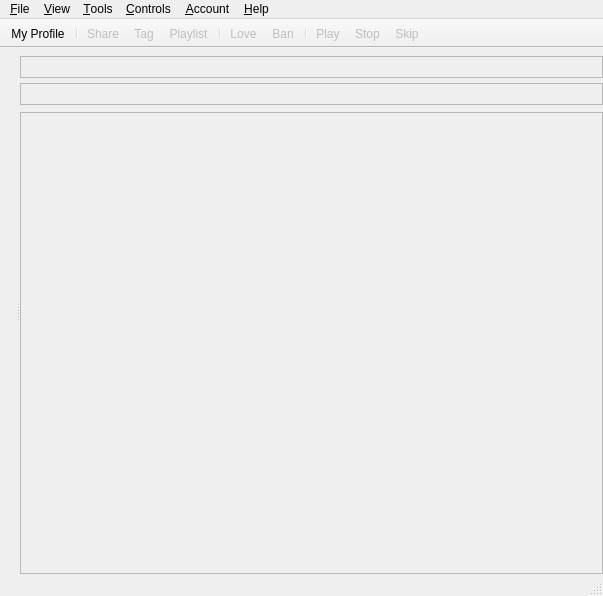
<ui version="4.0" >
 <class>MainWindow</class>
 <widget class="QMainWindow" name="MainWindow" >
  <property name="geometry" >
   <rect>
    <x>0</x>
    <y>0</y>
    <width>603</width>
    <height>596</height>
   </rect>
  </property>
  <property name="minimumSize" >
   <size>
    <width>551</width>
    <height>400</height>
   </size>
  </property>
  <property name="contextMenuPolicy" >
   <enum>Qt::PreventContextMenu</enum>
  </property>
  <property name="acceptDrops" >
   <bool>true</bool>
  </property>
  <property name="windowTitle" >
   <string>Last.fm</string>
  </property>
  <widget class="QWidget" name="centralwidget" >
   <property name="autoFillBackground" >
    <bool>true</bool>
   </property>
   <layout class="QVBoxLayout" >
    <property name="spacing" >
     <number>0</number>
    </property>
    <property name="leftMargin" >
     <number>0</number>
    </property>
    <property name="topMargin" >
     <number>0</number>
    </property>
    <property name="rightMargin" >
     <number>0</number>
    </property>
    <property name="bottomMargin" >
     <number>0</number>
    </property>
    <item>
     <widget class="QSplitter" name="splitter" >
      <property name="autoFillBackground" >
       <bool>true</bool>
      </property>
      <property name="orientation" >
       <enum>Qt::Horizontal</enum>
      </property>
      <widget class="QFrame" name="sidebarFrame" >
       <property name="sizePolicy" >
        <sizepolicy vsizetype="Preferred" hsizetype="Minimum" >
         <horstretch>0</horstretch>
         <verstretch>0</verstretch>
        </sizepolicy>
       </property>
       <property name="minimumSize" >
        <size>
         <width>16</width>
         <height>16</height>
        </size>
       </property>
       <property name="frameShape" >
        <enum>QFrame::NoFrame</enum>
       </property>
       <property name="frameShadow" >
        <enum>QFrame::Raised</enum>
       </property>
       <layout class="QHBoxLayout" >
        <property name="spacing" >
         <number>0</number>
        </property>
        <property name="leftMargin" >
         <number>0</number>
        </property>
        <property name="topMargin" >
         <number>0</number>
        </property>
        <property name="rightMargin" >
         <number>0</number>
        </property>
        <property name="bottomMargin" >
         <number>0</number>
        </property>
       </layout>
      </widget>
      <widget class="QWidget" name="widget" >
       <layout class="QVBoxLayout" >
        <property name="spacing" >
         <number>0</number>
        </property>
        <item>
         <spacer>
          <property name="orientation" >
           <enum>Qt::Vertical</enum>
          </property>
          <property name="sizeType" >
           <enum>QSizePolicy::Fixed</enum>
          </property>
          <property name="sizeHint" >
           <size>
            <width>20</width>
            <height>8</height>
           </size>
          </property>
         </spacer>
        </item>
        <item>
         <layout class="QVBoxLayout" >
          <property name="spacing" >
           <number>5</number>
          </property>
          <item>
           <widget class="TrackProgressFrame" name="songTimeBar" >
            <property name="sizePolicy" >
             <sizepolicy vsizetype="Fixed" hsizetype="Expanding" >
              <horstretch>0</horstretch>
              <verstretch>0</verstretch>
             </sizepolicy>
            </property>
            <property name="minimumSize" >
             <size>
              <width>0</width>
              <height>22</height>
             </size>
            </property>
            <property name="maximumSize" >
             <size>
              <width>16777215</width>
              <height>22</height>
             </size>
            </property>
            <property name="frameShape" >
             <enum>QFrame::StyledPanel</enum>
            </property>
            <property name="frameShadow" >
             <enum>QFrame::Sunken</enum>
            </property>
           </widget>
          </item>
          <item>
           <widget class="ProgressFrame" name="stationTimeBar" >
            <property name="sizePolicy" >
             <sizepolicy vsizetype="Fixed" hsizetype="Expanding" >
              <horstretch>0</horstretch>
              <verstretch>0</verstretch>
             </sizepolicy>
            </property>
            <property name="minimumSize" >
             <size>
              <width>0</width>
              <height>22</height>
             </size>
            </property>
            <property name="maximumSize" >
             <size>
              <width>16777215</width>
              <height>22</height>
             </size>
            </property>
            <property name="frameShape" >
             <enum>QFrame::StyledPanel</enum>
            </property>
            <property name="frameShadow" >
             <enum>QFrame::Sunken</enum>
            </property>
           </widget>
          </item>
         </layout>
        </item>
        <item>
         <spacer>
          <property name="orientation" >
           <enum>Qt::Vertical</enum>
          </property>
          <property name="sizeType" >
           <enum>QSizePolicy::Fixed</enum>
          </property>
          <property name="sizeHint" >
           <size>
            <width>20</width>
            <height>7</height>
           </size>
          </property>
         </spacer>
        </item>
        <item>
         <widget class="QStackedWidget" name="stack" >
          <property name="autoFillBackground" >
           <bool>true</bool>
          </property>
          <property name="frameShape" >
           <enum>QFrame::StyledPanel</enum>
          </property>
          <property name="currentIndex" >
           <number>-1</number>
          </property>
         </widget>
        </item>
       </layout>
      </widget>
     </widget>
    </item>
   </layout>
  </widget>
  <widget class="QMenuBar" name="menubar" >
   <property name="geometry" >
    <rect>
     <x>0</x>
     <y>0</y>
     <width>603</width>
     <height>22</height>
    </rect>
   </property>
   <widget class="QMenu" name="menuFile" >
    <property name="title" >
     <string>&amp;File</string>
    </property>
    <addaction name="actionSendToTray" />
    <addaction name="separator" />
    <addaction name="actionQuit" />
   </widget>
   <widget class="QMenu" name="menuView" >
    <property name="title" >
     <string>&amp;View</string>
    </property>
    <addaction name="actionMyProfile" />
    <addaction name="separator" />
    <addaction name="actionDashboard" />
   </widget>
   <widget class="QMenu" name="menuControls" >
    <property name="title" >
     <string>&amp;Controls</string>
    </property>
    <addaction name="actionPlay" />
    <addaction name="actionStop" />
    <addaction name="actionSkip" />
    <addaction name="separator" />
    <addaction name="actionVolumeUp" />
    <addaction name="actionVolumeDown" />
    <addaction name="actionMute" />
   </widget>
   <widget class="QMenu" name="menuHelp" >
    <property name="title" >
     <string>&amp;Help</string>
    </property>
    <property name="separatorsCollapsible" >
     <bool>true</bool>
    </property>
    <addaction name="actionFAQ" />
    <addaction name="actionForums" />
    <addaction name="separator" />
    <addaction name="actionCheckForUpdates" />
    <addaction name="separator" />
    <addaction name="actionDiagnostics" />
    <addaction name="separator" />
    <addaction name="actionAboutLastfm" />
   </widget>
   <widget class="QMenu" name="menuUser" >
    <property name="title" >
     <string>&amp;Account</string>
    </property>
    <property name="separatorsCollapsible" >
     <bool>true</bool>
    </property>
    <addaction name="actionAddUser" />
    <addaction name="actionDeleteUser" />
    <addaction name="separator" />
   </widget>
   <widget class="QMenu" name="menuTools" >
    <property name="title" >
     <string>&amp;Tools</string>
    </property>
    <property name="separatorsCollapsible" >
     <bool>true</bool>
    </property>
    <addaction name="actionGetPlugin" />
    <addaction name="actionPlaylist" />
    <addaction name="actionTag" />
    <addaction name="actionShare" />
    <addaction name="separator" />
    <addaction name="actionLove" />
    <addaction name="actionBan" />
    <addaction name="separator" />
    <addaction name="actionToggleScrobbling" />
    <addaction name="actionToggleDiscoveryMode" />
    <addaction name="separator" />
    <addaction name="actionScrobbleManualIPod" />
    <addaction name="separator" />
    <addaction name="actionInviteAFriend" />
    <addaction name="separator" />
    <addaction name="actionSettings" />
   </widget>
   <addaction name="menuFile" />
   <addaction name="menuView" />
   <addaction name="menuTools" />
   <addaction name="menuControls" />
   <addaction name="menuUser" />
   <addaction name="menuHelp" />
  </widget>
  <widget class="QStatusBar" name="statusbar" >
   <property name="autoFillBackground" >
    <bool>true</bool>
   </property>
  </widget>
  <widget class="QToolBar" name="toolbar" >
   <property name="movable" >
    <bool>false</bool>
   </property>
   <property name="allowedAreas" >
    <set>Qt::TopToolBarArea</set>
   </property>
   <property name="orientation" >
    <enum>Qt::Horizontal</enum>
   </property>
   <property name="iconSize" >
    <size>
     <width>32</width>
     <height>32</height>
    </size>
   </property>
   <property name="toolButtonStyle" >
    <enum>Qt::ToolButtonTextUnderIcon</enum>
   </property>
   <attribute name="toolBarArea" >
    <enum>TopToolBarArea</enum>
   </attribute>
   <attribute name="toolBarBreak" >
    <bool>false</bool>
   </attribute>
   <addaction name="actionMyProfile" />
   <addaction name="separator" />
   <addaction name="actionShare" />
   <addaction name="actionTag" />
   <addaction name="actionPlaylist" />
   <addaction name="separator" />
   <addaction name="actionLove" />
   <addaction name="actionBan" />
   <addaction name="separator" />
   <addaction name="actionPlay" />
   <addaction name="actionStop" />
   <addaction name="actionSkip" />
  </widget>
  <action name="actionSettings" >
   <property name="text" >
    <string>&amp;Options...</string>
   </property>
   <property name="shortcut" >
    <string>Ctrl+O</string>
   </property>
  </action>
  <action name="actionGetPlugin" >
   <property name="text" >
    <string>&amp;Get Plugin...</string>
   </property>
  </action>
  <action name="actionCheckForUpdates" >
   <property name="text" >
    <string>Check for &amp;Updates...</string>
   </property>
   <property name="menuRole" >
    <enum>QAction::TextHeuristicRole</enum>
   </property>
  </action>
  <action name="actionAboutLastfm" >
   <property name="text" >
    <string>&amp;About Last.fm...</string>
   </property>
  </action>
  <action name="actionAddUser" >
   <property name="text" >
    <string>&amp;Add User...</string>
   </property>
  </action>
  <action name="actionDeleteUser" >
   <property name="text" >
    <string>Delete User...</string>
   </property>
  </action>
  <action name="actionToggleScrobbling" >
   <property name="checkable" >
    <bool>true</bool>
   </property>
   <property name="text" >
    <string>Enable S&amp;crobbling</string>
   </property>
  </action>
  <action name="actionTag" >
   <property name="enabled" >
    <bool>false</bool>
   </property>
   <property name="icon" >
    <iconset resource="../res/qrc/last.fm.qrc" >:/action/tag.png</iconset>
   </property>
   <property name="text" >
    <string>&amp;Tag...</string>
   </property>
   <property name="toolTip" >
    <string>Tag what's currently playing</string>
   </property>
   <property name="shortcut" >
    <string>Ctrl+T</string>
   </property>
  </action>
  <action name="actionShare" >
   <property name="enabled" >
    <bool>false</bool>
   </property>
   <property name="icon" >
    <iconset resource="../res/qrc/last.fm.qrc" >:/action/Share.png</iconset>
   </property>
   <property name="text" >
    <string>&amp;Share...</string>
   </property>
   <property name="toolTip" >
    <string>Share what's currently playing with someone</string>
   </property>
   <property name="shortcut" >
    <string>Ctrl+S</string>
   </property>
  </action>
  <action name="actionLove" >
   <property name="enabled" >
    <bool>false</bool>
   </property>
   <property name="icon" >
    <iconset resource="../res/qrc/last.fm.qrc" >:/action/love.png</iconset>
   </property>
   <property name="text" >
    <string>&amp;Love</string>
   </property>
   <property name="toolTip" >
    <string>Express your love for the track that's playing</string>
   </property>
   <property name="shortcut" >
    <string>Ctrl+L</string>
   </property>
  </action>
  <action name="actionBan" >
   <property name="enabled" >
    <bool>false</bool>
   </property>
   <property name="icon" >
    <iconset resource="../res/qrc/last.fm.qrc" >:/action/ban.png</iconset>
   </property>
   <property name="text" >
    <string>&amp;Ban</string>
   </property>
   <property name="toolTip" >
    <string>Don't ever play me this again</string>
   </property>
   <property name="shortcut" >
    <string>Ctrl+B</string>
   </property>
  </action>
  <action name="actionMyProfile" >
   <property name="checkable" >
    <bool>false</bool>
   </property>
   <property name="text" >
    <string>&amp;My Profile</string>
   </property>
   <property name="toolTip" >
    <string>Show/Hide My Profile</string>
   </property>
   <property name="shortcut" >
    <string>Ctrl+F</string>
   </property>
  </action>
  <action name="actionToggleDiscoveryMode" >
   <property name="checkable" >
    <bool>true</bool>
   </property>
   <property name="text" >
    <string>Enable &amp;Discovery Mode</string>
   </property>
   <property name="shortcut" >
    <string>Ctrl+E</string>
   </property>
  </action>
  <action name="actionDashboard" >
   <property name="text" >
    <string>My Last.fm Page</string>
   </property>
  </action>
  <action name="actionVolumeDown" >
   <property name="text" >
    <string>Volume &amp;Down</string>
   </property>
   <property name="shortcut" >
    <string>Ctrl+Down</string>
   </property>
  </action>
  <action name="actionMute" >
   <property name="text" >
    <string>&amp;Mute</string>
   </property>
   <property name="shortcut" >
    <string>Ctrl+M</string>
   </property>
  </action>
  <action name="actionVolumeUp" >
   <property name="text" >
    <string>Volume &amp;Up</string>
   </property>
   <property name="shortcut" >
    <string>Ctrl+Up</string>
   </property>
  </action>
  <action name="actionFAQ" >
   <property name="text" >
    <string>FA&amp;Q</string>
   </property>
   <property name="shortcut" >
    <string>F1</string>
   </property>
  </action>
  <action name="actionStop" >
   <property name="enabled" >
    <bool>false</bool>
   </property>
   <property name="icon" >
    <iconset resource="../res/qrc/last.fm.qrc" >:/action/stop.png</iconset>
   </property>
   <property name="text" >
    <string>&amp;Stop</string>
   </property>
   <property name="toolTip" >
    <string>Stop radio</string>
   </property>
  </action>
  <action name="actionForums" >
   <property name="text" >
    <string>&amp;Forums</string>
   </property>
  </action>
  <action name="actionInviteAFriend" >
   <property name="text" >
    <string>Invite a &amp;Friend...</string>
   </property>
  </action>
  <action name="actionPlay" >
   <property name="enabled" >
    <bool>false</bool>
   </property>
   <property name="icon" >
    <iconset resource="../res/qrc/last.fm.qrc" >:/action/play.png</iconset>
   </property>
   <property name="text" >
    <string>&amp;Play</string>
   </property>
   <property name="toolTip" >
    <string>Resume last radio station</string>
   </property>
   <property name="shortcut" >
    <string>Ctrl+Space</string>
   </property>
  </action>
  <action name="actionSkip" >
   <property name="enabled" >
    <bool>false</bool>
   </property>
   <property name="icon" >
    <iconset resource="../res/qrc/last.fm.qrc" >:/action/skip.png</iconset>
   </property>
   <property name="text" >
    <string>S&amp;kip</string>
   </property>
   <property name="toolTip" >
    <string>Skip this track</string>
   </property>
   <property name="shortcut" >
    <string>Ctrl+Right</string>
   </property>
  </action>
  <action name="actionDiagnostics" >
   <property name="text" >
    <string>&amp;Diagnostics</string>
   </property>
  </action>
  <action name="actionPlaylist" >
   <property name="enabled" >
    <bool>false</bool>
   </property>
   <property name="icon" >
    <iconset resource="../res/qrc/last.fm.qrc" >:/action/Playlist.png</iconset>
   </property>
   <property name="text" >
    <string>Add To My &amp;Playlist</string>
   </property>
   <property name="iconText" >
    <string>Playlist</string>
   </property>
   <property name="toolTip" >
    <string>Add what's currently playing to your Last.fm Playlist</string>
   </property>
   <property name="statusTip" >
    <string>Add what's currently playing to your Last.fm Playlist</string>
   </property>
   <property name="shortcut" >
    <string>Ctrl+P</string>
   </property>
  </action>
  <action name="actionSendToTray" >
   <property name="text" >
    <string>&amp;Send to Tray</string>
   </property>
  </action>
  <action name="actionQuit" >
   <property name="text" >
    <string>E&amp;xit</string>
   </property>
   <property name="toolTip" >
    <string>Send application to the notification area</string>
   </property>
  </action>
  <action name="actionScrobbleManualIPod" >
   <property name="text" >
    <string>Scrobble iPod...</string>
   </property>
  </action>
 </widget>
 <customwidgets>
  <customwidget>
   <class>TrackProgressFrame</class>
   <extends>QFrame</extends>
   <header>TrackProgressFrame.h</header>
   <container>1</container>
  </customwidget>
  <customwidget>
   <class>ProgressFrame</class>
   <extends>QFrame</extends>
   <header>progressframe.h</header>
   <container>1</container>
  </customwidget>
 </customwidgets>
 <resources>
  <include location="../res/qrc/last.fm.qrc" />
 </resources>
 <connections/>
</ui>
